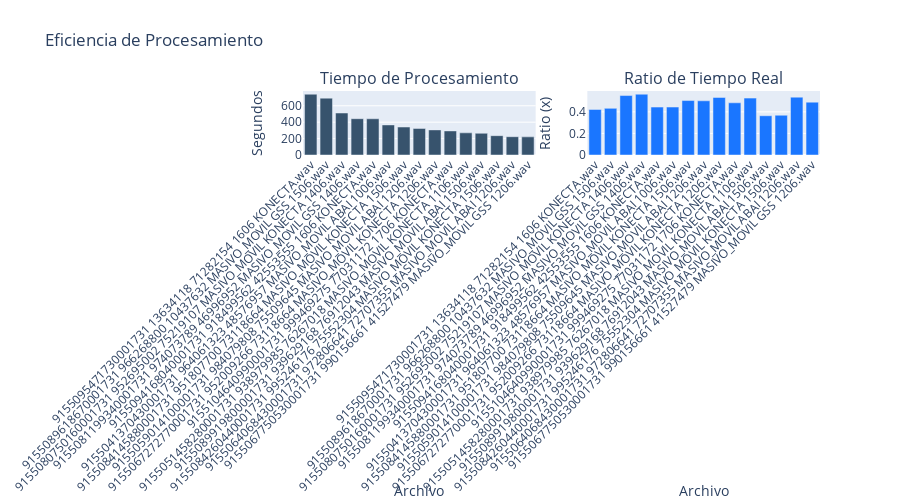

Notebook cell for this chart:
### Markdown cell above
### ⚡ Eficiencia de Procesamiento

### Code cell
# Tiempo de procesamiento y ratio de tiempo real
if 'processing_efficiency' in figures:
    figures['processing_efficiency'].show()

### Figure 1 — Plotly figure (JSON) as saved in the notebook; plotly's stock layout.template omitted (floating-point values rounded to 4 significant figures)
{"data": [{"hovertemplate": "<b>%{x}</b><br>Tiempo: %{y:.2f}s<extra></extra>", "marker": {"color": "rgb(55, 83, 109)"}, "name": "Tiempo de Procesamiento", "type": "bar", "x": ["9155095471730001731 13634118 71282154 1606 KONECTA.wav", "9155089618670001731 966268800 10437632 MASIVO_MOVIL GSS 1506.wav", "9155080750160001731 952695002 75219107 MASIVO_MOVIL KONECTA 1406.wav", "9155081199340001731 974073789 46996952 MASIVO_MOVIL GSS 1406.wav", "9155094168040001731 918499562 42553555 1606 KONECTA.wav", "9155041370430001731 964061323 48576957 MASIVO_MOVIL ABAI 1006.wav", "9155084145880001731 951807700 73118664 MASIVO_MOVIL KONECTA 1506.wav", "9155059014100001731 984079808 75509645 MASIVO_MOVIL ABAI 1206.wav", "9155067272770001731 952009266 73118664 MASIVO_MOVIL KONECTA 1206.wav", "9155104640990001731 999469275 77031172 1706 KONECTA.wav", "9155051458280001731 938979985 76267018 MASIVO_MOVIL KONECTA 1106.wav", "9155089919800001731 939629168 76912043 MASIVO_MOVIL ABAI 1506.wav", "9155084260440001731 995246176 75552304 MASIVO_MOVIL KONECTA 1506.wav", "9155064068430001731 972806641 72707355 MASIVO_MOVIL ABAI 1206.wav", "9155067750530001731 990156661 41527479 MASIVO_MOVIL GSS 1206.wav"], "xaxis": "x", "y": [740.9, 692.9, 511.8, 442.4, 441.6, 366.4, 340.9, 323.4, 306.0, 293.5, 270.1, 264.9, 235.6, 223.1, 221.0], "yaxis": "y"}, {"hovertemplate": "<b>%{x}</b><br>Ratio: %{y:.2f}x<extra></extra>", "marker": {"color": "rgb(26, 118, 255)"}, "name": "Ratio Tiempo Real", "type": "bar", "x": ["9155095471730001731 13634118 71282154 1606 KONECTA.wav", "9155089618670001731 966268800 10437632 MASIVO_MOVIL GSS 1506.wav", "9155080750160001731 952695002 75219107 MASIVO_MOVIL KONECTA 1406.wav", "9155081199340001731 974073789 46996952 MASIVO_MOVIL GSS 1406.wav", "9155094168040001731 918499562 42553555 1606 KONECTA.wav", "9155041370430001731 964061323 48576957 MASIVO_MOVIL ABAI 1006.wav", "9155084145880001731 951807700 73118664 MASIVO_MOVIL KONECTA 1506.wav", "9155059014100001731 984079808 75509645 MASIVO_MOVIL ABAI 1206.wav", "9155067272770001731 952009266 73118664 MASIVO_MOVIL KONECTA 1206.wav", "9155104640990001731 999469275 77031172 1706 KONECTA.wav", "9155051458280001731 938979985 76267018 MASIVO_MOVIL KONECTA 1106.wav", "9155089919800001731 939629168 76912043 MASIVO_MOVIL ABAI 1506.wav", "9155084260440001731 995246176 75552304 MASIVO_MOVIL KONECTA 1506.wav", "9155064068430001731 972806641 72707355 MASIVO_MOVIL ABAI 1206.wav", "9155067750530001731 990156661 41527479 MASIVO_MOVIL GSS 1206.wav"], "xaxis": "x2", "y": [0.4222, 0.4324, 0.5512, 0.5635, 0.4442, 0.4445, 0.5047, 0.5024, 0.5335, 0.4838, 0.5273, 0.3639, 0.3685, 0.5362, 0.49], "yaxis": "y2"}], "layout": {"annotations": [{"font": {"size": 16}, "showarrow": false, "text": "Tiempo de Procesamiento", "x": 0.225, "xanchor": "center", "xref": "paper", "y": 1, "yanchor": "bottom", "yref": "paper"}, {"font": {"size": 16}, "showarrow": false, "text": "Ratio de Tiempo Real", "x": 0.775, "xanchor": "center", "xref": "paper", "y": 1, "yanchor": "bottom", "yref": "paper"}], "height": 500, "hovermode": "closest", "showlegend": false, "title": {"text": "Eficiencia de Procesamiento"}, "xaxis": {"anchor": "y", "domain": [0, 0.45], "tickangle": -45, "title": {"text": "Archivo"}}, "xaxis2": {"anchor": "y2", "domain": [0.55, 1], "tickangle": -45, "title": {"text": "Archivo"}}, "yaxis": {"anchor": "x", "domain": [0, 1], "title": {"text": "Segundos"}}, "yaxis2": {"anchor": "x2", "domain": [0, 1], "title": {"text": "Ratio (x)"}}}}
